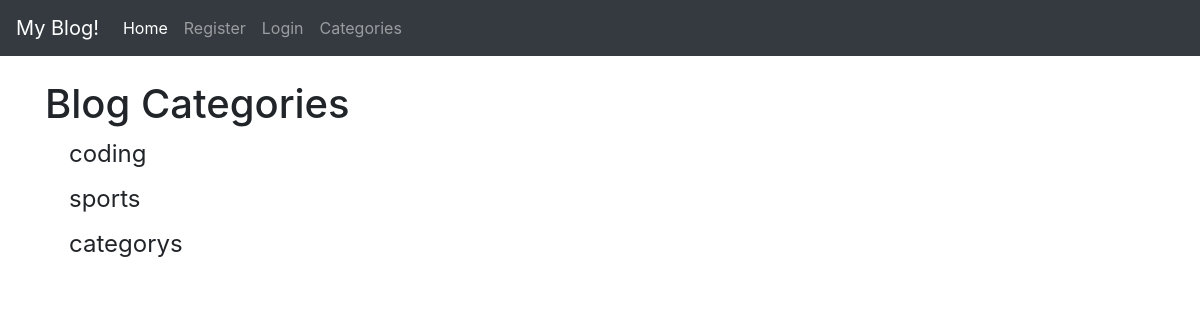
The page /category-list/ on the database as committed earlier.
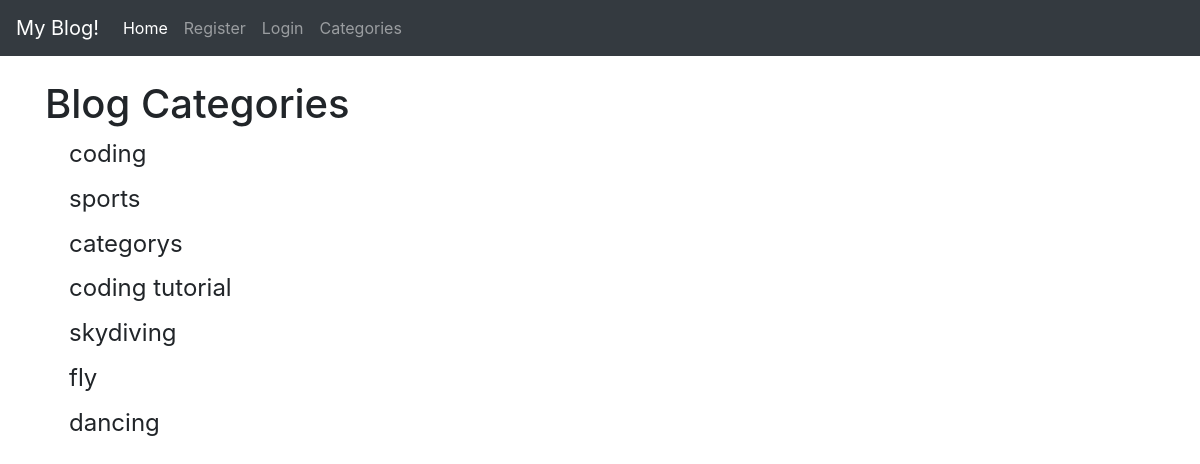
The same page on the database as committed later.
### theblog/models.py (models this page shows, shortened)
class Category(models.Model):
	name = models.CharField(max_length=255)

### theblog/views.py (the view)
# urls.py: path('category-list/', CategoryListView, name='category-list')
def CategoryListView(request):
	cat_menu_list = Category.objects.all()
	context =  {'cat_menu_list':cat_menu_list}
	return render(request, 'categories_list.html', context)

### theblog/templates/categories_list.html (shortened to what this page needs)
{% extends 'base.html' %}
{% block content %}
	<h1>Blog Categories</h1>
	{% for cat in cat_menu_list %}
	    <h4><a class="dropdown-item" href="{% url 'category' cat.name|slugify %}">{{cat.name}}</a></h4>
	{% endfor %}
{% endblock %}

Rows that differ between the two databases and show on the page:
added Category: name "coding tutorial"
added Category: name "skydiving"
added Category: name "fly"
added Category: name "dancing"
